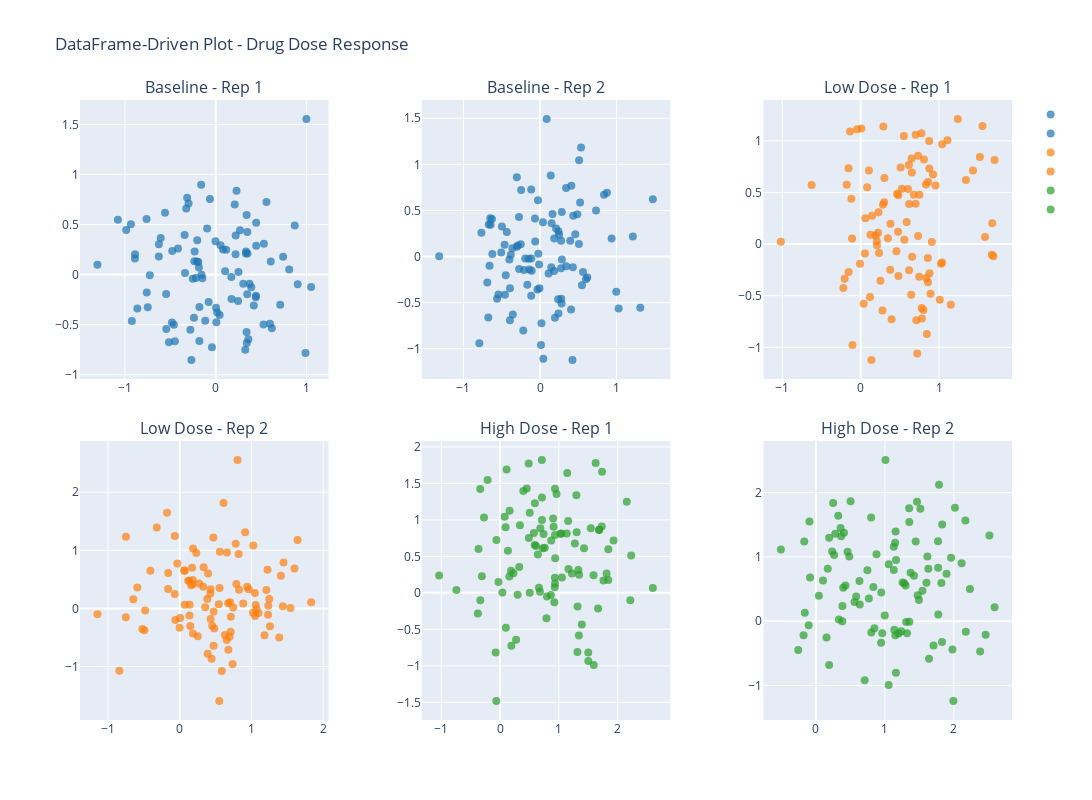

Notebook code for this chart:
### Markdown cell above
## 3. DataFrame-Driven Configuration

Use a pandas DataFrame to specify complex plotting configurations with metadata.
Perfect for experiments with multiple conditions and groupings.

### Code cell
# Create experimental data with metadata
n_samples = 100
conditions = []

for condition in ['Baseline', 'Low Dose', 'High Dose']:
    for replicate in [1, 2]:
        if condition == 'Baseline':
            data = np.random.randn(n_samples, 2) * 0.5
        elif condition == 'Low Dose':
            data = np.random.randn(n_samples, 2) * 0.6 + np.array([0.5, 0.2])
        else:  # High Dose
            data = np.random.randn(n_samples, 2) * 0.7 + np.array([1.0, 0.5])
        
        conditions.append({
            'data': data,
            'condition': condition,
            'replicate': replicate,
            'plot_type': 'scatter',
            'title': f'{condition} - Rep {replicate}'
        })

# Create DataFrame
plot_df = pd.DataFrame(conditions)

# Create PlotGrid from DataFrame with grouping
grid = PlotGrid.from_dataframe(
    plot_df,
    data_col='data',
    plot_type_col='plot_type',
    title_col='title',
    group_by='condition',  # Automatic color assignment by condition
    config=PlotConfig(
        title="DataFrame-Driven Plot - Drug Dose Response",
        figsize=(12, 8)
    ),
    layout=GridLayoutConfig(rows=2, cols=3),
    backend='plotly'
)

fig = grid.plot()
fig.show()

print("\n✓ DataFrame-driven plot created")
print("Key: Colors automatically assigned by 'condition' group")
print(f"Conditions: {plot_df['condition'].unique()}")
